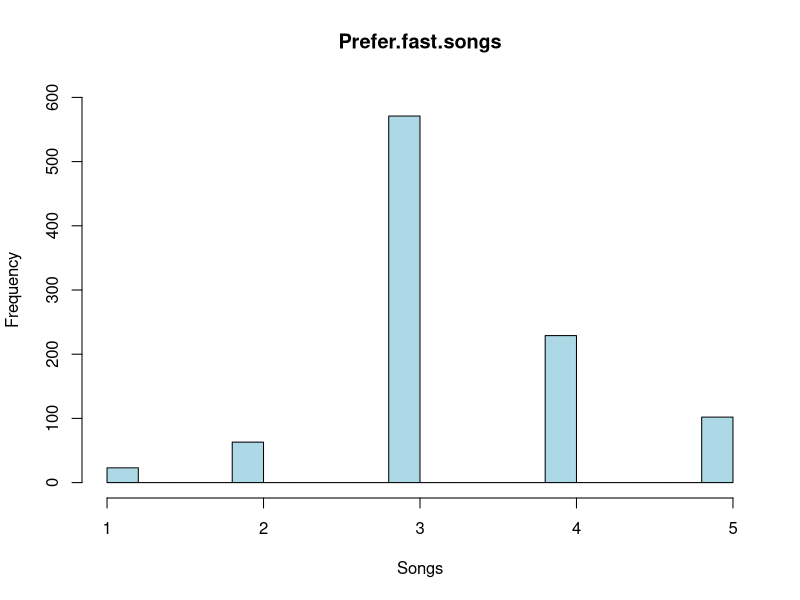
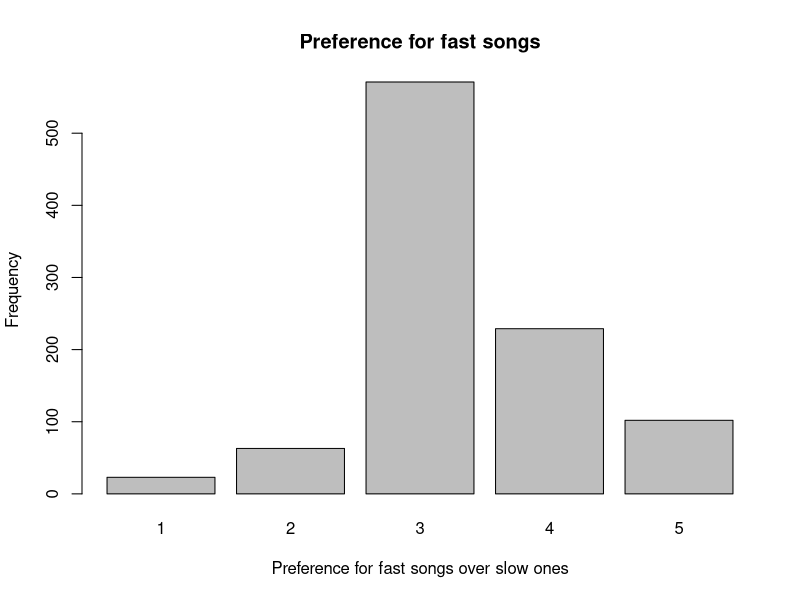
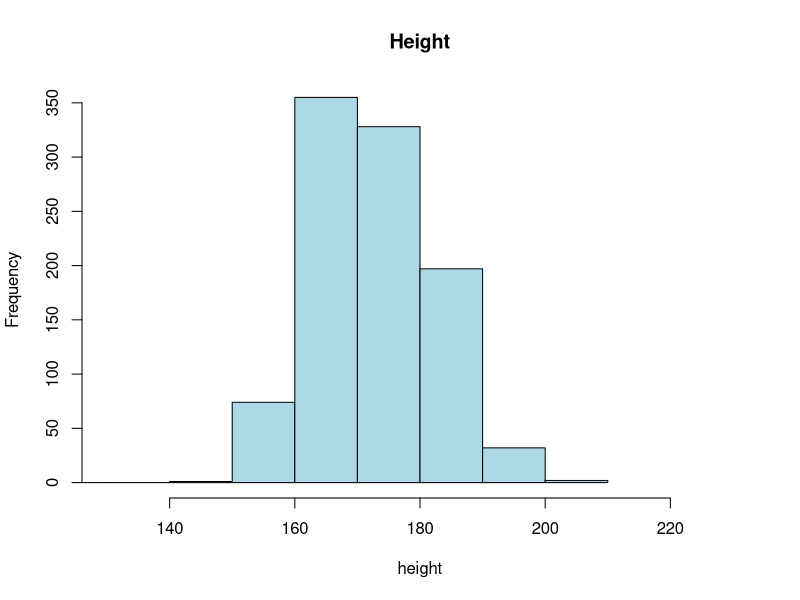
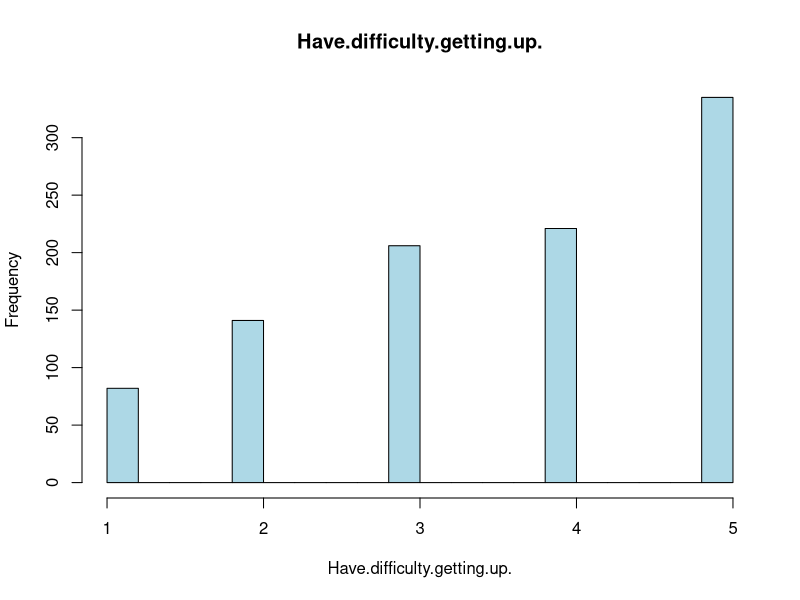
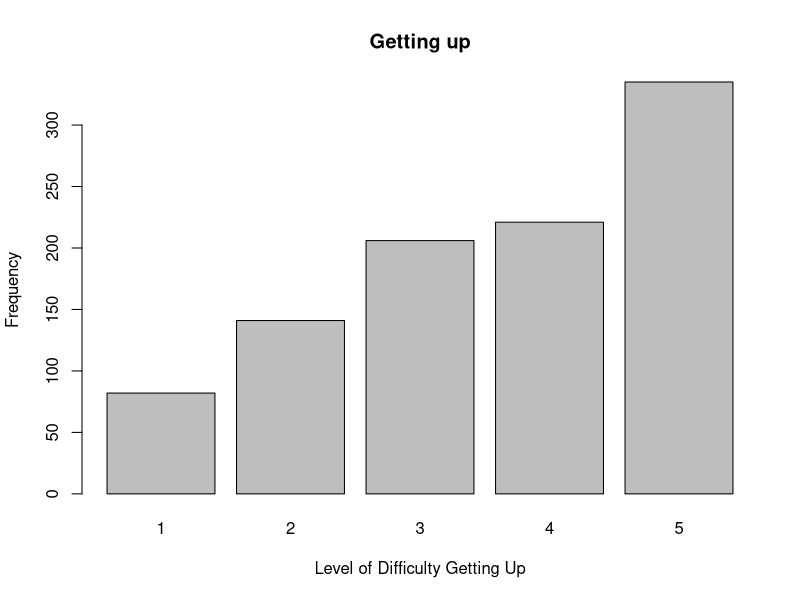

Recreate these plots in R, in order.
## ---- chunk 1
x <- y <- 5
x
y
## ---- chunk 2
x <- c(45, 345, 600, 23, 705)
x%%360

## ---- chunk 3
x <- matrix(c(2,3,4,2),ncol = 1,byrow=FALSE)
x
y <- matrix(c(2,3),ncol = 1,byrow=FALSE)
y
z <- matrix(c(12,3,13,-1,11,6),ncol = 3,byrow=FALSE)
z

## ---- chunk 4
s <- z[,2]
s
## ---- chunk 5

rbind(x,y) 

## ---- chunk 6
x[x<3]
## ---- chunk 7
which(x < 3)

## ---- chunk 8
ypd <- read.csv("ypd.csv",stringsAsFactors = FALSE)
names(ypd)
str(ypd)
## ---- chunk 9
nrow(ypd)
ncol(ypd)
## ---- chunk 10
newypd <- ypd[complete.cases(ypd[,"Height"]),]

ypd1 <- ypd[!is.na(ypd$Height),]

## ---- chunk 11
nrow(newypd)
## ---- chunk 12
hist(ypd1$Prefer.fast.songs, main="Prefer.fast.songs", xlab="Songs", col="lightblue",
     xlim = c(1,5),ylim=c(0,600),breaks = 17)

barplot(table(ypd1$Prefer.fast.songs), xlab="Preference for fast songs over slow ones", 
        ylab="Frequency", main="Preference for fast songs")
## ---- chunk 13
hist(newypd$Height, main="Height", xlab="height", col="lightblue",xlim = c(130,230))
## ---- chunk 14
hist(newypd$Have.difficulty.getting.up, main="Have.difficulty.getting.up.", xlab="Have.difficulty.getting.up.", col="lightblue",breaks = 17)

barplot(table(ypd1$Have.difficulty.getting.up), xlab="Level of Difficulty Getting Up", 
        ylab="Frequency", main="Getting up", col="grey")
## ---- chunk 15
print(paste0("Sum.Na: ",sum(is.na(newypd$Age))))
print(paste0("Min: ",min(newypd$Age,na.rm = TRUE)))
print(paste0("Max: ",max(newypd$Age,na.rm = TRUE)))
print(paste0("Median: ",median(newypd$Age,na.rm = TRUE)))
print(paste0("Mean: ",mean(newypd$Age,na.rm = TRUE)))
print(paste0("Lower quantile: ",quantile(newypd$Age,.25,na.rm = TRUE)))
print(paste0("Upper quantile: ",quantile(newypd$Age,.75,na.rm = TRUE)))

summary(newypd$Age) # just wanna check whether Na are all removed
## ---- chunk 16
table <- data.frame(level=c("1","2","3","4","5","6"),
                    percentage=round(table(factor(newypd$Have.difficulty.getting.up, exclude = NULL))
                                     / nrow(newypd)*100,1),
                    total = table(factor(newypd$Have.difficulty.getting.up, exclude = NULL)), 
                    stringsAsFactors = FALSE)
table
## ---- chunk 17
newypd$Have.difficulty.getting.up[which.min(newypd$Height)]
newypd$Have.difficulty.getting.up[which.max(newypd$Height)]

## ---- chunk 18
# wrong
table <- data.frame(sort(table(newypd$Education)))
table
# correct
levs <- unique(ypd1$Education)
levs
levs <- levs[c(6,3,2,1,4,5,7)]
levs
table(factor(ypd1$Education, levels=levs))

## ---- chunk 19
# Given code
fibonacci <- function(n) {
  x <- c(0,1)
  for(i in 3:n) {
    x[i] <- x[i-1] + x[i-2]
  }
  return(x)
}

fibonacci(10)

## ---- chunk 20
fibonacci <- function(n) {
  
  if(n>=3){
    x <- c(0,1)
    for(i in 3:n) {
      x[i] <- x[i-1] + x[i-2]
    }
    return(x)
  }else {
    if(n<=0){
      return("ERROR: 0 is invalid, Please enter the number >=3 :D")
    }
    if(n==1){
      return(0)
    }
    if(n==2){
      return(0+1)
    }
  }
}

fibonacci(1)
fibonacci(2)
fibonacci(0)

## ---- chunk 21
ff <- function(x, y) {
  #print(x)# 2
  #print(y)# 3
  #print(a)# 4
  z <- x + y + a
  a <- 2
  #print(a)# 5
  return(z)# 6
}
x <- 10
y <- 15
a <- 5
#print(a) # 1
ff(1, 3) + a
#print(a)# 7
## ---- chunk 22
data(cars)
## ---- chunk 23
utils::str(cars)
